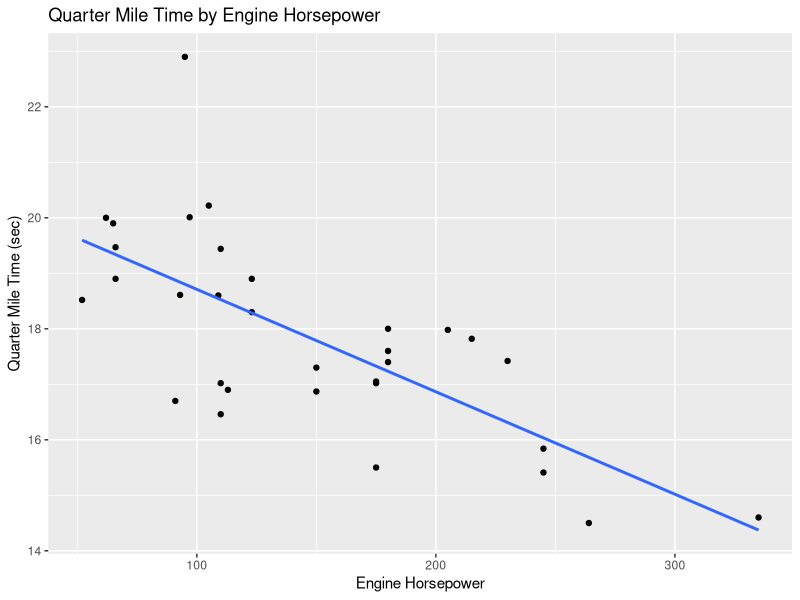
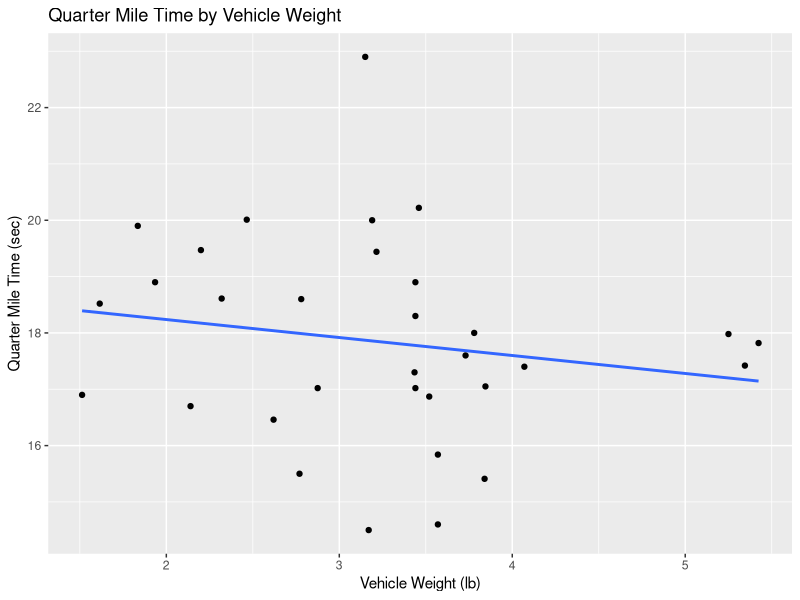

Source code (R) for these figures, in order:
#DSO102 - Statistical Programming in R
  #Lesson 8 - Linear Regression
  #Page 8 - Hands-On

#load relevant packages
library(ggplot2)


#...use the mtcars data frame to examine the effect that 
  #engine horsepower (hp) and vehicle weight (wt), 
  #measured in thousands of pounds) have on the time 
  #necessary to travel one quarter mile from a standing 
  #start (qsec)


#REQUIREMENT 1
  #Create a scatter plot with a trend line where the 
  #horizontal axis is engine horsepower and the vertical 
  #axis is quarter mile time.
mtcarsHpScatt <- ggplot(mtcars, aes(x = hp, y = qsec))
mtcarsHpScatt + geom_point() + 
  geom_smooth(method = lm, se = FALSE) +
  xlab("Engine Horsepower") +
  ylab("Quarter Mile Time (sec)") +
  ggtitle("Quarter Mile Time by Engine Horsepower")
#output: scatter plot with a best fit line indicating a
  #strong, negative correlation

#Q: What is the relationship between time and engine 
  #horsepower: positively correlated, negatively 
  #correlated, or uncorrelated?
#A: Quarter mile time and engine horsepower are
  #strongly and negatively correlated


#REQUIREMENT 2
  #Compute the linear regression for time and engine 
  #horsepower.
mtcarsHpReg <- lm(qsec ~ hp, mtcars)
summary(mtcarsHpReg)
#output: test statistics saved and printed in console
    #y-intercept: 20.556354
    #slope: -0.018458
    #Adjusted R-squared: 0.485 (49% of variance)
    #Overall p-value: 5.766e-06
  #test is significant (p: 5.766e-06 < 0.05)
    #H0 rejected, H1 accepted
  #data are strongly and negatively correlated

#Q1: What is the equation of the line?
#A1: y = (-0.018458 * x) - 20.556354

#Q2: What is the R-squared value? 
#A2: 0.485 (49%)

#Q3: Is this what you would expect?
#A3: No, actually I expected horsepower to have a 
  #positive correlation with quarter mile time
  #CORRECTED (after submission): yes, this is what I expected 
   #(was thinking Qsec going down meant slower, but it is faster, 
   #of course!)


#REQUIREMENT 3
#Create a scatter plot with a trend line where the 
  #horizontal axis is vehicle weight and the vertical 
  #axis is quarter mile time.
mtcarsWtScatt <- ggplot(mtcars, aes(x = wt, y = qsec))
mtcarsWtScatt + geom_point() + 
  geom_smooth(method = lm, se = FALSE) +
  xlab("Vehicle Weight (lb)") +
  ylab("Quarter Mile Time (sec)") +
  ggtitle("Quarter Mile Time by Vehicle Weight")
#output: scatter plot with a best fit line indicating a
  #moderate, negative correlation

#Q: What is this relationship: positively correlated, 
  #negatively correlated, or uncorrelated?
#A: Quarter mile time and vehicle weight are
  #moderately and negatively correlated 


#REQUIREMENT 4
#Compute the linear regression for these two variables
mtcarsWtReg <- lm(qsec ~ wt, mtcars)
summary(mtcarsWtReg)
#output: test statistics saved and printed in console
    #y-intercept: 18.8753
    #slope: -0.3191
    #Adjusted R-squared: -0.00179 (0.02% of variance)
      #CORRECTED (after submission): 0.00% of variance!
    #Overall p-value: 0.3389
  #test is significant (p: 0.3389 < 0.05)
    #H0 rejected, H1 accepted
  #data are moderately and negatively correlated

#Q1: What is the equation of the line?
#A1: y = (-0.3191 * x) - 18.8753

#Q2: What is the R-squared value? 
#A2: -0.00179 (0.02%)

#Q3: Is this what you would expect?
#A3: Sort of.. I actually expected weight to have a 
  #stronger impact than it did in this data
  #CORRECTED (after submission): Not really, I would have thought 
    #weight would have a bigger impact AND that it would slow down 
    #the quarter mile time